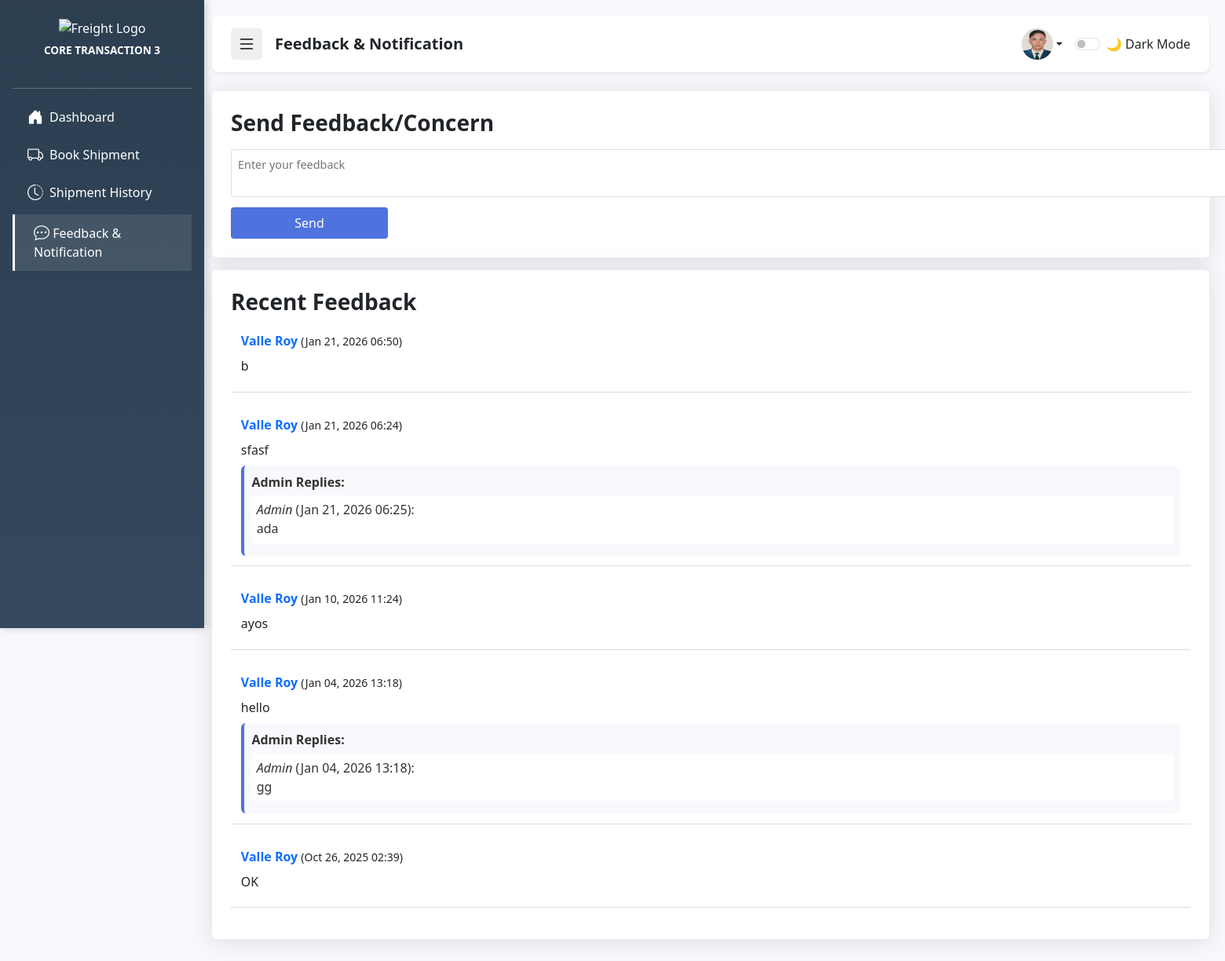
Screenshot of /core_slate3/feedback.php (signed in) with the database file from the repository.
### tables this page shows
CREATE TABLE `accounts` (
  `id` int(11) NOT NULL,
  `username` varchar(255) DEFAULT NULL,
  `email` varchar(100) NOT NULL,
  `phone_number` varchar(20) DEFAULT NULL,
  `gender` enum('Male','Female','Other') DEFAULT NULL,
  `password` varchar(255) DEFAULT NULL,
  `profile_image` varchar(255) DEFAULT NULL,
  `role` enum('admin','user','customer','super admin') DEFAULT 'user',
  `created_at` timestamp NOT NULL DEFAULT current_timestamp(),
  `otp_hash` varchar(255) DEFAULT NULL,
  `otp_expires_at` datetime DEFAULT NULL,
  `otp_attempts` int(11) DEFAULT 0,
  `last_otp_sent_at` datetime NOT NULL DEFAULT current_timestamp()
);

CREATE TABLE `feedback` (
  `id` int(11) NOT NULL,
  `account_id` int(11) NOT NULL,
  `comment` text NOT NULL,
  `created_at` timestamp NOT NULL DEFAULT current_timestamp(),
  `status` enum('unread','read') DEFAULT 'unread',
  `reply` text DEFAULT NULL,
  `attachment` varchar(255) DEFAULT NULL
);

CREATE TABLE `replies` (
  `id` int(11) NOT NULL,
  `feedback_id` int(11) NOT NULL,
  `admin_id` int(11) NOT NULL,
  `reply_message` text NOT NULL,
  `created_at` timestamp NOT NULL DEFAULT current_timestamp()
);

### core_slate3/feedback.php (the view, shortened to what this page needs)
<?php
include("connection.php");
$account_id = $_SESSION['account_id'];
$feedbacks = [];
$sql = "SELECT f.id, f.comment, f.created_at, a.username
        FROM feedback f
        JOIN accounts a ON f.account_id = a.id
        WHERE f.account_id = ?
        ORDER BY f.created_at DESC LIMIT 5";
$stmt = $conn->prepare($sql);
$stmt->bind_param("i", $account_id);
$stmt->execute();
$result = $stmt->get_result();
if ($result && $result->num_rows > 0) {
    while ($row = $result->fetch_assoc()) {
        $replySql = "SELECT r.reply_message, r.created_at, u.username AS admin_name
                     FROM replies r
                     JOIN accounts u ON r.admin_id = u.id
                     WHERE r.feedback_id = ?
                     ORDER BY r.created_at ASC";
        $stmt2 = $conn->prepare($replySql);
        $stmt2->bind_param("i", $row['id']);
        $stmt2->execute();
        $replies = $stmt2->get_result()->fetch_all(MYSQLI_ASSOC);
        $row['replies'] = $replies;
        $feedbacks[] = $row;
    }
}
$username = $_SESSION['username'];
$query = mysqli_query($conn, "SELECT * FROM accounts WHERE username = '$username'");
$user = mysqli_fetch_assoc($query);
$profileImage = !empty($user['profile_image']) ? $user['profile_image'] : 'user.png';
?>
<!DOCTYPE html>
<html lang="en">
<head>
    <link href="https://cdn.jsdelivr.net/npm/bootstrap@5.3.3/dist/css/bootstrap.min.css" rel="stylesheet">
    <link rel="stylesheet" href="https://cdn.jsdelivr.net/npm/bootstrap-icons@1.11.1/font/bootstrap-icons.css">
    <link href="https://cdn.jsdelivr.net/npm/bootstrap@5.3.3/dist/css/bootstrap.min.css" rel="stylesheet">
    <link href="https://cdn.jsdelivr.net/npm/bootstrap@5.3.3/dist/css/bootstrap.min.css" rel="stylesheet">
</head>
<body>
    <div class="sidebar d-flex flex-column flex-shrink-0 p-3" id="sidebar"
        style="width: 260px; height: 100vh; background: linear-gradient(180deg, #2c3e50 0%, #34495e 100%); color: white; position: fixed; top: 0; left: 0; z-index: 1000; transition: all 0.3s;">
        <div class="text-center mb-4 mt-2">
            <img src="Remorig.png" alt="Freight Logo" class="img-fluid mb-2" style="max-width: 140px;">
            <h6 class="fw-semibold text-uppercase text-light-50 mb-0" style="font-size: 0.85rem;">Core Transaction 3
            </h6>
        </div>
        <hr class="text-light opacity-25">
        <ul class="nav nav-pills flex-column mb-auto">
            <li class="nav-item mb-2">
                <a href="user.php"
                    class="nav-link text-white d-flex align-items-center gap-2 px-3 py-2 rounded-3 hover-link">
                    <i class="bi bi-house-door-fill fs-5"></i>
                    <span>Dashboard</span>
                </a>
            </li>
            <li class="nav-item mb-2">
                <a href="bookshipment.php"
                    class="nav-link text-white d-flex align-items-center gap-2 px-3 py-2 rounded-3 hover-link">
                    <i class="bi bi-truck fs-5"></i>
                    <span>Book Shipment</span>
                </a>
            </li>
            <li class="nav-item mb-2">
                <a href="shiphistory.php"
                    class="nav-link text-white d-flex align-items-center gap-2 px-3 py-2 rounded-3 hover-link">
                    <i class="bi bi-clock-history fs-5"></i>
                    <span>Shipment History</span>
                </a>
            </li>
            <li class="nav-item mb-2">
                <a href="feedback.php" class="active"
                    class="nav-link text-white d-flex align-items-center gap-2 px-3 py-2 rounded-3 hover-link">
                    <i class="bi bi-chat-dots fs-5"></i>
                    <span>Feedback & Notification</span>
                </a>
            </li>
        </ul>
    </div>
  <div class="content" id="mainContent">
        <header
            class="header d-flex align-items-center justify-content-between px-4 py-3 mb-4 bg-white shadow-sm rounded-3 sticky-top"
            style="z-index: 1030;">
            <div class="d-flex align-items-center gap-3">
                <button class="hamburger btn-light border-0 p-2 d-flex align-items-center justify-content-center"
                    id="hamburger">
                    <i class="bi bi-list fs-4"></i>
                </button>
                <div>
                    <h5 class="fw-semibold mb-0">Feedback & Notification</h5>
                </div>
            </div>
            <div class="d-flex align-items-center gap-3">
                <div class="dropdown">
                    <a href="#" class="d-flex align-items-center text-decoration-none text-dark dropdown-toggle"
                        data-bs-toggle="dropdown">
                        <img src="<?php echo $profileImage ?? 'default-avatar.png'; ?>" alt="Profile"
                            class="rounded-circle" width="40" height="40">
                    </a>
                </div>
                <div class="form-check form-switch mb-0">
                    <label class="form-check-label" for="userThemeToggle">🌙 Dark Mode</label>
                    <input class="form-check-input" type="checkbox" role="switch" id="userThemeToggle">
                </div>
            </div>
        </header>
        <div class="Feedback_section">
            <h3 class="fw-bold">Send Feedback/Concern</h3>
            <form method="POST">
                <div class="Feedback_content">
                    <textarea class="comment" id="comment" name="comment" placeholder="Enter your feedback"
                        required></textarea>
                </div>
                <button type="submit" name="Send_feedback" class="btn Send_feedback">Send</button>
            </form>
        </div>
        <div class="Feedback_section">
            <h3 class="fw-bold">Recent Feedback</h3>
            <?php if (!empty($feedbacks)): ?>
                <ul style="list-style:none; padding:0;">
                    <?php foreach ($feedbacks as $fb): ?>
                        <li style="margin-bottom:1rem; padding:0.8rem; border-bottom:1px solid #ddd;">
                            <strong class="text-primary"><?= htmlspecialchars($fb['username']) ?></strong>
                            <small>(<?= date("M d, Y H:i", strtotime($fb['created_at'])) ?>)</small><br>
                            <p style="margin:0.5rem 0;"><?= nl2br(htmlspecialchars($fb['comment'])) ?></p>
                            <?php if (!empty($fb['replies'])): ?>
                                <div class="admin-replies">
                                    <strong>Admin Replies:</strong>
                                    <ul>
                                        <?php foreach ($fb['replies'] as $r): ?>
                                            <li>
                                                <em><?= htmlspecialchars($r['admin_name']) ?></em>
                                                (<?= date("M d, Y H:i", strtotime($r['created_at'])) ?>):<br>
                                                <?= nl2br(htmlspecialchars($r['reply_message'])) ?>
                                            </li>
                                        <?php endforeach; ?>
                                    </ul>
                                </div>
                            <?php endif; ?>
                        </li>
                    <?php endforeach; ?>
                </ul>
            <?php else: ?>
                <p>No feedback yet.</p>
            <?php endif; ?>
        </div>
</body>
</html>

### core_slate3/feedback.php (style rules this page uses)
:root { --sidebar-width: 250px; --primary-color: #4e73df; --secondary-color: #f8f9fc; --dark-bg: #1a1a2e; --dark-card: #16213e; --text-light: #f8f9fa; --text-dark: #212529; --success-color: #1cc88a; --info-color: #36b9cc; --border-radius: 0.35rem; --shadow: 0 0.15rem 1.75rem 0 rgba(58, 59, 69, 0.15); }
* { box-sizing: border-box; margin: 0; padding: 0; }
body { font-family: 'Segoe UI', system-ui, sans-serif; overflow-x: hidden; background-color: var(--secondary-color); color: var(--text-dark); }
.sidebar { width: var(--sidebar-width); height: 100vh; position: fixed; left: 0; top: 0; background: #2c3e50; color: white; padding: 0; transition: all 0.3s ease; z-index: 1000; transform: translateX(0); }
.sidebar a { display: block; color: rgba(255, 255, 255, 0.8); padding: 0.75rem 1.5rem; text-decoration: none; border-left: 3px solid transparent; transition: all 0.3s; }
.sidebar a:hover, .sidebar a.active { background-color: rgba(255, 255, 255, 0.1); color: white; border-left: 3px solid white; }
.content { margin-left: var(--sidebar-width); padding: 20px; transition: all 0.3s ease; }
.header { background-color: white; padding: 1rem; border-radius: var(--border-radius); box-shadow: var(--shadow); margin-bottom: 1.5rem; display: flex; align-items: center; justify-content: space-between; }
.hamburger { font-size: 1.5rem; cursor: pointer; padding: 0.5rem; border-radius: 5px; }
.Feedback_section { background-color: white; padding: 1.5rem; border-radius: var(--border-radius); box-shadow: var(--shadow); margin-bottom: 1rem; }
.Feedback_content textarea { width: 160vh; padding: 0.5rem; border: 1px solid #ddd; border-radius: 4px; font-size: 0.9rem; background-color: white; margin-top: 0.5rem; }
.btn { width: 200px; padding: 0.5rem; border: none; border-radius: 4px; font-size: 1rem; cursor: pointer; margin-top: 0.8rem; }
.Send_feedback { background-color: var(--primary-color); color: white; }
.admin-replies { margin-top: 0.5rem; padding: 0.6rem; background: #f8f9fc; border-left: 4px solid var(--primary-color); border-radius: 6px; color: #333; }
.admin-replies ul { list-style: none; padding-left: 0; margin: 0.3rem 0 0; }
.admin-replies li { margin-bottom: 0.4rem; padding: 0.4rem; background: #fff; border-radius: 4px; }
.sidebar { box-shadow: 2px 0 10px rgba(0, 0, 0, 0.2); }
.sidebar .nav-link { font-weight: 500; color: rgba(255, 255, 255, 0.85); transition: all 0.2s ease-in-out; }
.sidebar .nav-link i { transition: transform 0.2s ease; }

### rows the page displays
accounts: profile_image (picture)
feedback: account.username "Valle Roy", created_at "Jan 21, 2026 06:50", comment "b"
feedback: account.username "Valle Roy", created_at "Jan 21, 2026 06:24", comment "sfasf"
replies: admin.username "Admin", created_at "Jan 21, 2026 06:25", reply_message "ada"
feedback: account.username "Valle Roy", created_at "Jan 10, 2026 11:24", comment "ayos"
feedback: account.username "Valle Roy", created_at "Jan 04, 2026 13:18", comment "hello"
replies: admin.username "Admin", created_at "Jan 04, 2026 13:18", reply_message "gg"
feedback: account.username "Valle Roy", created_at "Oct 26, 2025 02:39", comment "OK"
